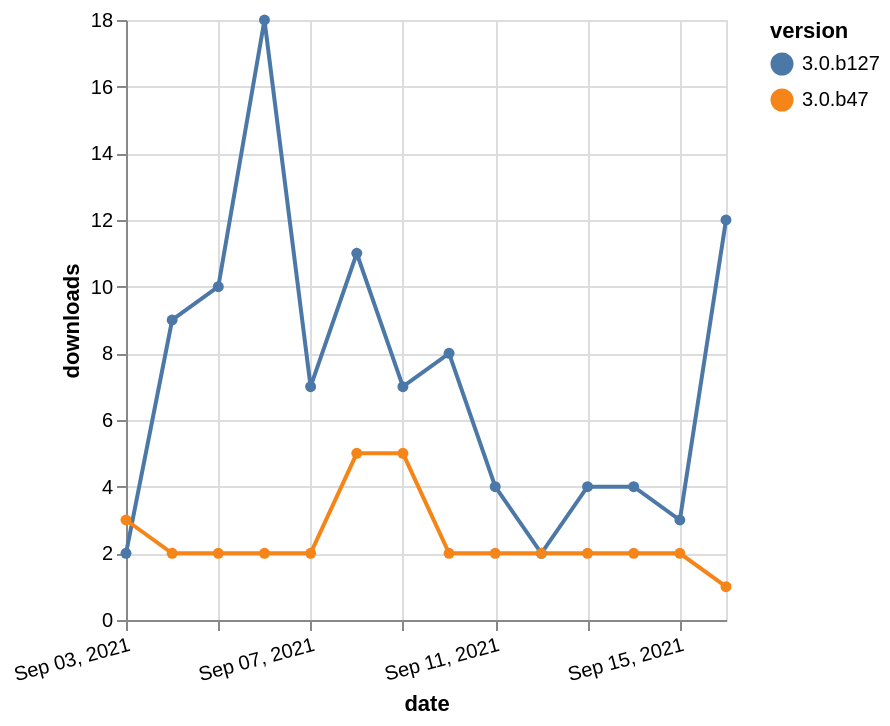

The specification (Vega-Lite) saved for this image:
### Vega-Lite specification from a JSON file in a GitHub repository (floating-point values rounded to 4 significant figures)
{"$schema": "https://vega.github.io/schema/vega-lite/v5.json", "description": "A simple bar chart with embedded data.", "data": {"values": [{"date": "2021-09-03", "total": 13988, "delta": 2, "version": "3.0.b127"}, {"date": "2021-09-04", "total": 13997, "delta": 9, "version": "3.0.b127"}, {"date": "2021-09-05", "total": 14007, "delta": 10, "version": "3.0.b127"}, {"date": "2021-09-06", "total": 14025, "delta": 18, "version": "3.0.b127"}, {"date": "2021-09-07", "total": 14032, "delta": 7, "version": "3.0.b127"}, {"date": "2021-09-08", "total": 14043, "delta": 11, "version": "3.0.b127"}, {"date": "2021-09-09", "total": 14050, "delta": 7, "version": "3.0.b127"}, {"date": "2021-09-10", "total": 14058, "delta": 8, "version": "3.0.b127"}, {"date": "2021-09-11", "total": 14062, "delta": 4, "version": "3.0.b127"}, {"date": "2021-09-12", "total": 14064, "delta": 2, "version": "3.0.b127"}, {"date": "2021-09-13", "total": 14068, "delta": 4, "version": "3.0.b127"}, {"date": "2021-09-14", "total": 14072, "delta": 4, "version": "3.0.b127"}, {"date": "2021-09-15", "total": 14075, "delta": 3, "version": "3.0.b127"}, {"date": "2021-09-16", "total": 14087, "delta": 12, "version": "3.0.b127"}, {"date": "2021-09-03", "total": 6097, "delta": 3, "version": "3.0.b47"}, {"date": "2021-09-04", "total": 6099, "delta": 2, "version": "3.0.b47"}, {"date": "2021-09-05", "total": 6101, "delta": 2, "version": "3.0.b47"}, {"date": "2021-09-06", "total": 6103, "delta": 2, "version": "3.0.b47"}, {"date": "2021-09-07", "total": 6105, "delta": 2, "version": "3.0.b47"}, {"date": "2021-09-08", "total": 6110, "delta": 5, "version": "3.0.b47"}, {"date": "2021-09-09", "total": 6115, "delta": 5, "version": "3.0.b47"}, {"date": "2021-09-10", "total": 6117, "delta": 2, "version": "3.0.b47"}, {"date": "2021-09-11", "total": 6119, "delta": 2, "version": "3.0.b47"}, {"date": "2021-09-12", "total": 6121, "delta": 2, "version": "3.0.b47"}, {"date": "2021-09-13", "total": 6123, "delta": 2, "version": "3.0.b47"}, {"date": "2021-09-14", "total": 6125, "delta": 2, "version": "3.0.b47"}, {"date": "2021-09-15", "total": 6127, "delta": 2, "version": "3.0.b47"}, {"date": "2021-09-16", "total": 6128, "delta": 1, "version": "3.0.b47"}]}, "width": "container", "mark": {"type": "line", "point": {"filled": true}}, "encoding": {"x": {"field": "date", "type": "temporal", "timeUnit": "yearmonthdate", "title": "date", "axis": {"labelAngle": -15}}, "y": {"field": "delta", "type": "quantitative", "title": "downloads"}, "color": {"field": "version", "type": "nominal"}, "tooltip": {"field": "delta"}}}
